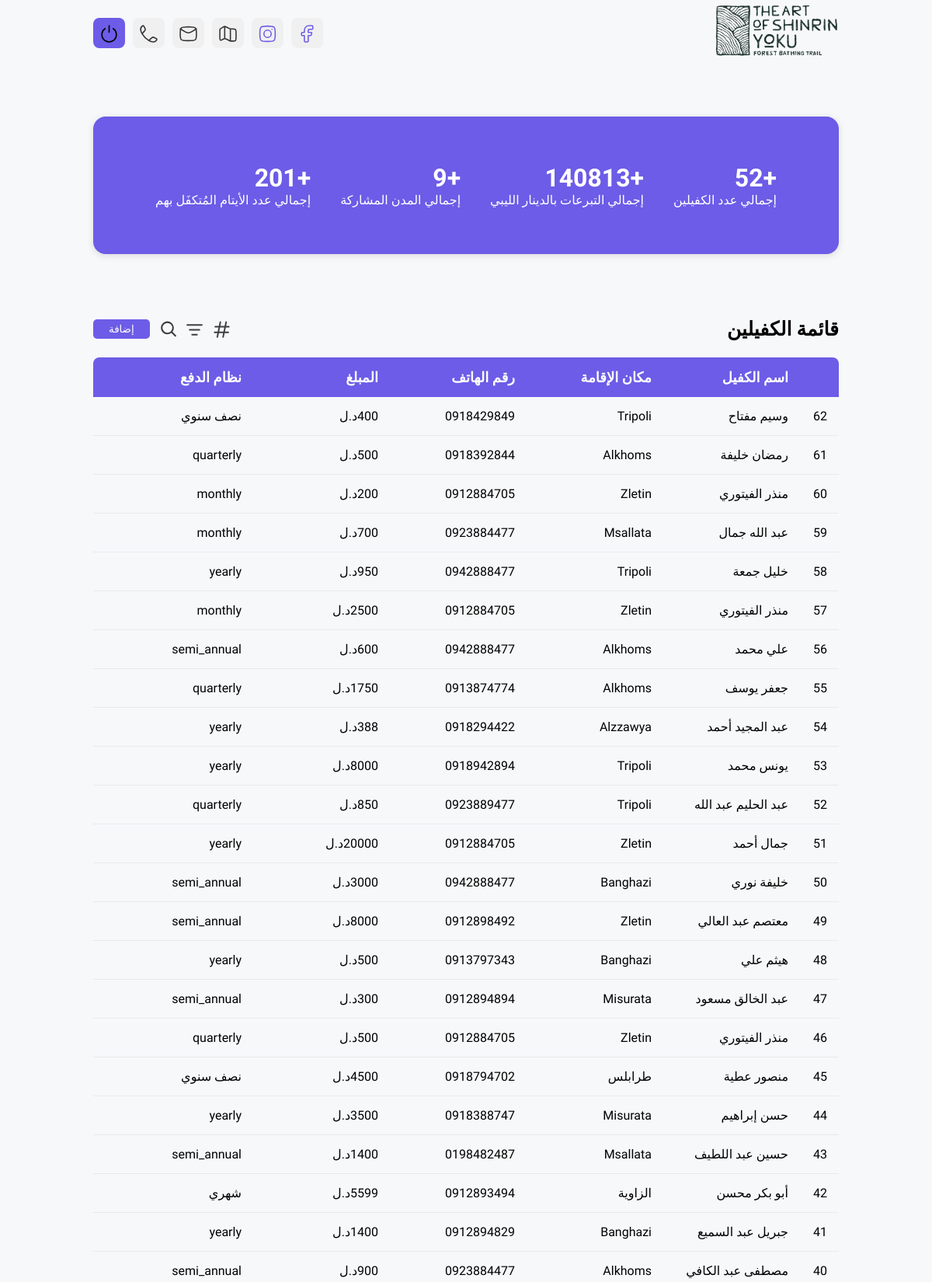
The app's page / (signed in, upper part) with its own data.
### main/models.py (models this page shows, shortened)
class Sponsor(models.Model):
    name = models.CharField(max_length=255, help_text="اسم الكفيل")
    CITY_CHOICES = [
        ('مصراتة', 'مصراتة'),
        ('طرابلس', 'طرابلس'),
        ('زليتن', 'زليتن'),
        ('الخمس', 'الخمس'),
        ('بنغازي', 'بنغازي'),
        ('مسلاتة', 'مسلاتة'),
        ('الزاوية', 'الزاوية'),
    ]
    residence_location = models.CharField(choices=CITY_CHOICES, max_length=255, help_text="مكان الاقامة")
    primary_phone = models.CharField(max_length=15, help_text="رقم الهاتف")
    secondary_phone = models.CharField(max_length=15, null=True, blank=True, help_text="رقم هاتف آخر")
    SPONSORSHIP_AMOUNT_CHOICES = [
        (700, '700'),
        (600, '600'),
        (500, '500'),
        (400, '400'),
        (300, '300'),
        (200, '200'),
        (100, '100'),
    ]
    sponsorship_amount = models.IntegerField(choices=SPONSORSHIP_AMOUNT_CHOICES, help_text="قيمة الكفالة  في الشهر")
    custom_amount = models.IntegerField(null=True, blank=True, help_text="في حال اخترت قيمة أكبر من 700 دينار يرجى كتابة القيمة")
    PAYMENT_FREQUENCY_CHOICES = [
        ('سنوي', 'سنوي'),
        ('نصف سنوي', 'نصف سنوي'),
        ('ربع سنوي', 'ربع سنوي'),
        ('شهري', 'شهري'),
    ]
    payment_frequency = models.CharField(max_length=100, choices=PAYMENT_FREQUENCY_CHOICES, help_text="يكون تسليم  الكفالة بشكل")
    INITIAL_PAYMENT_CHOICES = [
        ('بداية من هذا الشهر', 'بداية من هذا الشهر'),
        ('بداية من الشهر القادم', 'بداية من الشهر القادم'),
    ]
    initial_payment_timing = models.CharField(max_length=200, choices=INITIAL_PAYMENT_CHOICES, help_text="موعد تسليم الدفعة الاولى من الكفالة")
    PAYMENT_METHOD_CHOICES = [
        ('نقدي', 'نقدي'),
        ('التحويل عن طريق مكاتب الصرافة الخاصة', 'التحويل عن طريق مكاتب الصرافة الخاصة'),
        ('التحويل المصرفي', 'التحويل المصرفي'),
        ('البطاقة المصرفية', 'البطاقة المصرفية'),
    ]
    payment_method = models.CharField(max_length=200, choices=PAYMENT_METHOD_CHOICES, help_text="ما وسيلة الدفع المناسبة لك")
    ORPHAN_SELECTION_CHOICES = [
        ('اريد اختيار اليتيم بنفسي', 'اريد اختيار اليتيم بنفسي'),
        ('افوض الحملة في اختيار اليتيم وفق المتبع لديها وابلاغي بالمعلومات', 'افوض الحملة في اختيار اليتيم وفق المتبع لديها وابلاغي بالمعلومات'),
        ('غير مهتم بالحصول على معلومات عن اليتيم مع متابعة تسليم دفعات الكفالة', 'غير مهتم بالحصول على معلومات عن اليتيم مع متابعة تسليم دفعات الكفالة'),
    ]
    orphan_selection = models.CharField(max_length=200, choices=ORPHAN_SELECTION_CHOICES, help_text="اختيار اليتيم")
    submitted_at = models.DateTimeField(auto_now_add=True, help_text="تاريخ تقديم النموذج")
    @classmethod
    def get_statistics(cls):
        total_amount_data = cls.objects.aggregate(
            regular_amount=Sum('sponsorship_amount'),
            custom_amount=Sum('custom_amount')
        )
        total_amount = (total_amount_data['regular_amount'] or 0) + \
                       (total_amount_data['custom_amount'] or 0)
        stats = {
            'total_sponsors': cls.objects.values('name').distinct().count(),
            'total_amount': total_amount,
            'active_cities': cls.objects.values('residence_location').distinct().count(),
            'total_sponsorships': int(total_amount / 700) if total_amount else 0,
        }
        return stats

### main/views.py (the view)
# urls.py: path('', views.home, name="home"),
def home(request):
    sponsors = Sponsor.objects.all().order_by('-submitted_at')
    stats = Sponsor.get_statistics()
    for sponsor in sponsors:
        if sponsor.custom_amount:
            sponsor.sponsorship_amount = sponsor.custom_amount
            sponsor.custom_amount = 0
            sponsor.save()
    context = {
        'sponsors': sponsors,
        **stats  # This unpacks the statistics dictionary into the context
    }
    return render(request, 'home.html', context)

### main/templates/home.html (shortened to what this page needs)
{% load static %}
<!DOCTYPE html>
<html lang="ar" dir="rtl">
<head>
  </head>
<body>
  {% include 'components/header.html' %}
  <div class="stats">
    <div class="row">
      <div class="col"><h1>+{{ total_sponsors }}</h1><p>إجمالي عدد الكفيلين</p></div>
      <div class="col"><h1>+{{ total_amount }}</h1><p>إجمالي التبرعات بالدينار الليبي</p></div>
      <div class="col"><h1>+{{ active_cities }}</h1><p>إجمالي المدن المشاركة</p></div>
      <div class="col"><h1>+{{ total_sponsorships }}</h1><p>إجمالي عدد الأيتام المُتكفَل بهم</p></div>
    </div>
  </div>
  <div class="toolbar">
    <h3>قائمة الكفيلين</h3>
    <button class="icon-button" onclick="sortByDate()"></button>
    <button class="icon-button" onclick="sortByName()"><svg xmlns="http://www.w3.org/2000/svg" width="1em" height="1em" viewBox="0 0 24 24"><path fill="none" stroke="#000000" stroke-linecap="round" stroke-width="2" d="M3 6h18M6 12h12m-9 6h6"/></svg></button>
    <button class="icon-button" onclick="toggleSearch()"></button>
    {% if request.user.is_authenticated %}
    <button class="add-sponsor-btn" onclick="openAddSponsorModal()">إضافة</button>
    {% else %}
    <button class="add-sponsor-btn"><a href="{% url 'login' %}" style="color: #fff;">إضافة</a></button>
    {% endif %}
  </div>
  <div class="grid-container" id="sponsorGrid">
    <div class="sponsor-header">
      <div class="sponsor-details">
        <p></p><p>اسم الكفيل</p><p class="hideInMobile">مكان اﻹقامة</p><p>رقم الهاتف</p><p class="hideInMobile">المبلغ</p><p class="hideInMobile">نظام الدفع</p>
      </div>
    </div>
    {% for sponsor in sponsors %}
    <div class="sponsor-card"
          data-id="{{ sponsor.id }}"
          data-name="{{ sponsor.name }}"
          data-location="{{ sponsor.residence_location }}"
          data-phone="{{ sponsor.primary_phone }}"
          data-secondary-phone="{{ sponsor.secondary_phone }}"
          data-amount="{{ sponsor.sponsorship_amount }}"
          data-custom-amount="{{ sponsor.custom_amount }}"
          data-frequency="{{ sponsor.payment_frequency }}"
          data-initial-payment="{{ sponsor.initial_payment_timing }}"
          data-method="{{ sponsor.payment_method }}"
          data-orphan-selection="{{ sponsor.orphan_selection }}"
          data-submitted="{{ sponsor.submitted_at|date:"Y/h/m" }}"
          onclick="openModal(this)">
        <div class="sponsor-details">
          <p>{{forloop.revcounter}}</p>
          <p class="tableName">{{ sponsor.name }}</p>
          <p class="hideInMobile">{{ sponsor.residence_location }}</p>
          <p>{{ sponsor.primary_phone }}</p>
          <p class="hideInMobile">{{ sponsor.sponsorship_amount }}د.ل</p>
          <p class="hideInMobile">{{ sponsor.payment_frequency }}</p>
        </div>
      </div>
    {% endfor %}
  </div>
</body>
</html>

### main/templates/home.html (style rules this page uses)
* { font-family: "IBM Plex Sans Arabic", sans-serif !important; box-sizing: border-box; margin: 0; padding: 0; }
body { font-family: Arial, sans-serif; background-color: #f7f8fa; margin: 0; padding: 150px 0 0 0; direction: rtl; }
.stats { max-width: 80%; margin: auto; margin-bottom: 80px; background-color: #6c5ce7; border-radius: 16px; padding: 60px 80px; box-shadow: rgba(99, 99, 99, 0.2) 0px 2px 8px 0px; }
.stats .row { display: flex; justify-content: space-between; }
.stats .row .col { color: #fff; }
.toolbar { display: flex; justify-content: flex-end; gap: 10px; max-width: 80%; margin: auto; margin-bottom: 20px; align-items: center; }
.toolbar h3 { text-align: right; margin-left: auto; font-size: 25px; display: -webkit-box; -webkit-line-clamp: 1; -webkit-box-orient: vertical; overflow: hidden; }
.toolbar .icon-button { background: none; border: none; cursor: pointer; margin-top: 5px; }
.toolbar .icon-button svg { width: 25px; height: 25px; transition: ease-in-out 0.3s; filter: opacity(0.75); }
.toolbar .add-sponsor-btn { padding: 5px 20px; background-color: #6c5ce7; color: white; border: none; border-radius: 5px; cursor: pointer; transition: ease-in-out 0.3s all; }
.grid-container { display: grid; grid-template-columns: 1fr; max-width: 80%; margin: auto; }
.grid-container .sponsor-header { background-color: #6c5ce7; padding: 15px; display: grid; grid-template-rows: auto 1fr; cursor: pointer; transition: transform 0.2s; border-top-right-radius: 8px; border-top-left-radius: 8px; }
.grid-container .sponsor-header .sponsor-details { display: grid; grid-template-columns: 50px 1fr 1fr 1fr 1fr 1fr; }
.grid-container .sponsor-header .sponsor-details p { color: #fff; font-size: 18px; font-weight: 600; }
.grid-container .sponsor-card { background-color: #f7f8fa; padding: 15px; display: grid; grid-template-rows: auto 1fr; cursor: pointer; transition: transform 0.5s; border-bottom: 1px solid #eaeaea; }
.grid-container .sponsor-card .sponsor-details { display: grid; grid-template-columns: 50px 1fr 1fr 1fr 1fr 1fr; }
.grid-container .sponsor-card .sponsor-details p { color: #000; font-size: 16px; }

### records on screen
Sponsor: name "وسيم مفتاح", residence_location "Tripoli", primary_phone "0918429849", sponsorship_amount "400", payment_frequency "نصف سنوي"
Sponsor: name "رمضان خليفة", residence_location "Alkhoms", primary_phone "0918392844", sponsorship_amount "500", payment_frequency "quarterly"
Sponsor: name "منذر الفيتوري", residence_location "Zletin", primary_phone "0912884705", sponsorship_amount "200", payment_frequency "monthly"
Sponsor: name "عبد الله جمال", residence_location "Msallata", primary_phone "0923884477", sponsorship_amount "700", payment_frequency "monthly"
Sponsor: name "خليل جمعة", residence_location "Tripoli", primary_phone "0942888477", sponsorship_amount "950", payment_frequency "yearly"
Sponsor: name "منذر الفيتوري", residence_location "Zletin", primary_phone "0912884705", sponsorship_amount "2500", payment_frequency "monthly"
Sponsor: name "علي محمد", residence_location "Alkhoms", primary_phone "0942888477", sponsorship_amount "600", payment_frequency "semi_annual"
Sponsor: name "جعفر يوسف", residence_location "Alkhoms", primary_phone "0913874774", sponsorship_amount "1750", payment_frequency "quarterly"
Sponsor: name "عبد المجيد أحمد", residence_location "Alzzawya", primary_phone "0918294422", sponsorship_amount "388", payment_frequency "yearly"
Sponsor: name "يونس محمد", residence_location "Tripoli", primary_phone "0918942894", sponsorship_amount "8000", payment_frequency "yearly"
Sponsor: name "عبد الحليم عبد الله", residence_location "Tripoli", primary_phone "0923889477", sponsorship_amount "850", payment_frequency "quarterly"
Sponsor: name "جمال أحمد", residence_location "Zletin", primary_phone "0912884705", sponsorship_amount "20000", payment_frequency "yearly"
Sponsor: name "خليفة نوري", residence_location "Banghazi", primary_phone "0942888477", sponsorship_amount "3000", payment_frequency "semi_annual"
Sponsor: name "معتصم عبد العالي", residence_location "Zletin", primary_phone "0912898492", sponsorship_amount "8000", payment_frequency "semi_annual"
Sponsor: name "هيثم علي", residence_location "Banghazi", primary_phone "0913797343", sponsorship_amount "500", payment_frequency "yearly"
Sponsor: name "عبد الخالق مسعود", residence_location "Misurata", primary_phone "0912894894", sponsorship_amount "300", payment_frequency "semi_annual"
Sponsor: name "منذر الفيتوري", residence_location "Zletin", primary_phone "0912884705", sponsorship_amount "500", payment_frequency "quarterly"
Sponsor: name "منصور عطية", residence_location "طرابلس", primary_phone "0918794702", sponsorship_amount "4500", payment_frequency "نصف سنوي"
Sponsor: name "حسن إبراهيم", residence_location "Misurata", primary_phone "0918388747", sponsorship_amount "3500", payment_frequency "yearly"
Sponsor: name "حسين عبد اللطيف", residence_location "Msallata", primary_phone "0198482487", sponsorship_amount "1400", payment_frequency "semi_annual"
Sponsor: name "أبو بكر محسن", residence_location "الزاوية", primary_phone "0912893494", sponsorship_amount "5599", payment_frequency "شهري"
Sponsor: name "جبريل عبد السميع", residence_location "Banghazi", primary_phone "0912894829", sponsorship_amount "1400", payment_frequency "yearly"
Sponsor: name "مصطفى عبد الكافي", residence_location "Alkhoms", primary_phone "0923884477", sponsorship_amount "900", payment_frequency "semi_annual"

### other values on screen
{{ total_sponsors }} "52"
{{ total_amount }} "140813"
{{ active_cities }} "9"
{{ total_sponsorships }} "201"
